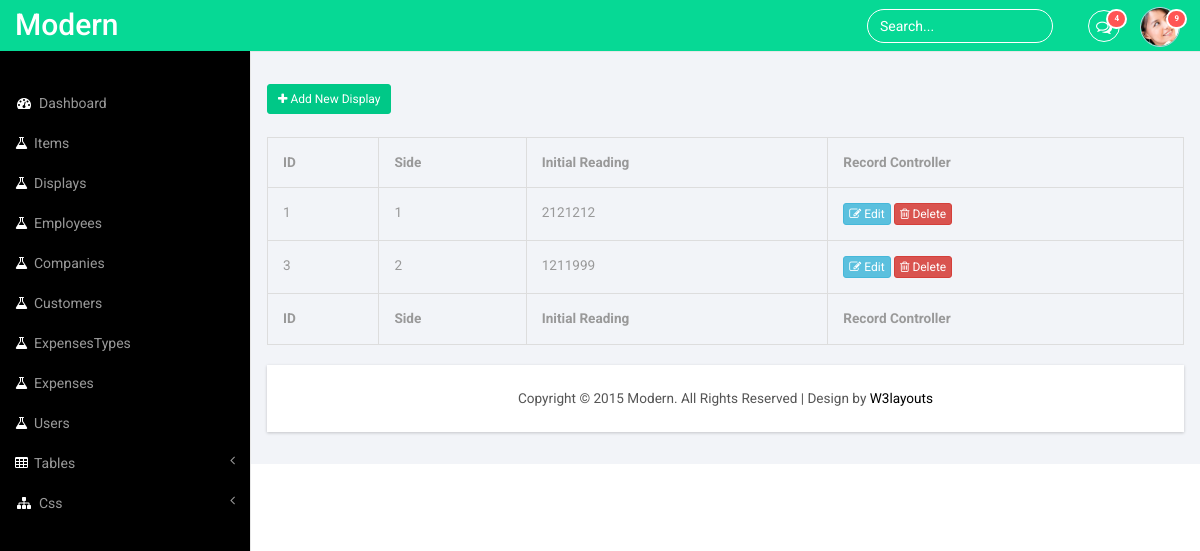
Screenshot of /index.php/backend/show_display with the database file from the repository.
### tables this page shows
CREATE TABLE `displays` (
  `ID` int(11) NOT NULL,
  `side` varchar(10) NOT NULL,
  `InitialReading` double NOT NULL
);

### application/controllers/Backend.php (called while the page is built, shortened)
<?php
class Backend extends CI_Controller {
	public function show_display()
	{
		$data['sides']=$this->display_m->getAll();
		$this->load->view('backend_view/display',$data);
	}
}

### index.php (called while the page is built, shortened)
<?php
require_once BASEPATH.'core/CodeIgniter.php';

### application/models/display_m.php (called while the page is built, shortened)
<?php
class Display_m extends CI_Model{
	public function getAll()
	{
		return $this->db->get('displays')->result();
	}
}
?>

### application/views/backend_view/display.php (the view, shortened to what this page needs)
<body>
        <div id="page-wrapper">
        <div class="graphs">
     <button type="button" class="btn btn_5 btn-sm btn-primary" data-toggle="modal" data-target="#myModal"><i class="fa  fa-plus"></i> Add New Display </button>
      <br>
       <div class="table-responsive">
      <table class="table table-bordered">
        <thead>
          <tr>
            <th>ID</th>
            <th>Side</th>
            <th>Initial Reading</th>
            <th>Record Controller</th>
          </tr>
        </thead>
        <tbody>
          <?php
                      foreach($sides as $each)
                      {
                       echo "<tr>
                        <td>$each->ID</td>
                        <td>$each->side</td>
                        <td>$each->InitialReading</td>
                        <td><a href='".base_url("backend/edit_display/$each->ID")."' class='btn  btn-info btn-xs'><i class='fa  fa-edit'></i> Edit</a>
                        <a onclick=\"return confirm('Are you sure to delete this record?')\" href='".base_url("backend/delete_display/$each->ID")."'class='btn  btn-danger btn-xs'><i class='fa fa-trash-o'></i> Delete</a></td>
                      </tr>";
                      }
                      ?>
        </tbody>
        <tfoot>
              <tr>
            <th>ID</th>
            <th>Side</th>
            <th>Initial Reading</th>
               <th>Record Controller</th>
          </tr>
        </tfoot>
      </table>
    </div>

### rows the page displays
displays: ID "1", side "1", InitialReading "2121212"
displays: ID "3", side "2", InitialReading "1211999"
